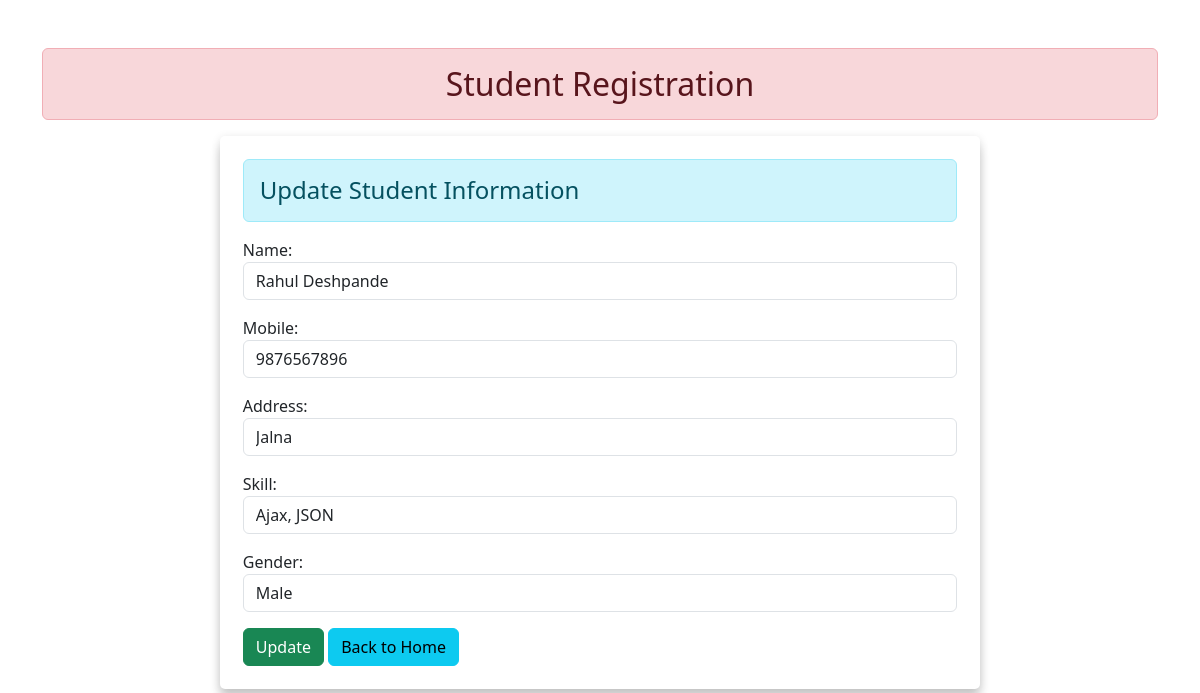
Page /4/ on the committed database.
### myapp/models.py (models this page shows, shortened)
class Student(models.Model):
    name = models.CharField(max_length=100)
    mobile = models.CharField(max_length=10)
    address = models.CharField(max_length=100)
    skill = models.CharField(max_length=100)
    gender = models.CharField(max_length=100)

### myapp/views.py (the view)
# urls.py: path('<int:id>/', views.update_data, name="updatedata"),
def update_data(request, id):
    print(id)
    if request.method == 'POST':
        pi = Student.objects.get(pk=id)
        fm = StudentRegistration(request.POST, instance=pi)
        if fm.is_valid():
           fm.save()
    else:
     pi = Student.objects.get(pk=id)
     fm = StudentRegistration(instance=pi)
    return render(request, 'account/update.html', {'form':fm})

### myapp/forms.py
class StudentRegistration(forms.ModelForm):
    class Meta:
        model = Student
        fields = ['name','mobile', 'address','skill', 'gender']
        widgets = {
            'name': forms.TextInput(attrs={'class':'form-control'}),
            'mobile': forms.NumberInput(attrs={'class':'form-control'}),
            'address': forms.TextInput(attrs={'class':'form-control'}),
            'skill': forms.TextInput(attrs={'class':'form-control'}),
            'gender': forms.TextInput(attrs={'class':'form-control'}),
        }

### myapp/templates/account/update.html (shortened to what this page needs)
{% extends 'account/base.html' %}
{% block content %}
    <div class="row">
        <div class="col-sm-2">
        </div>
        <div class="col-sm-8" id="table3">
            <h4 class="alert alert-info">Update Student Information</h4>
            <form action="" method="POST">
                {{form.as_p}}
                <input type="submit" class="btn btn-success" value="Update">
                <a href="{% url 'addandshow' %}" class="btn btn-info">Back to Home</a>
            </form>
        </div>
        <div class="col-sm-2">
        </div>
    </div>
{% endblock content %}

### myapp/static/account/css/style.css (style rules this page uses)
#table3 { border-radius: 5px; box-shadow: 0 11px 11px 0 rgba(7, 0, 8, 0.16), 0 2px 10px 0 rgb(0 0 0 / 12%); padding: 2%; }

### rows in the picture
Student: name "Rahul Deshpande", mobile "9876567896", address "Jalna", skill "Ajax, JSON", gender "Male"
